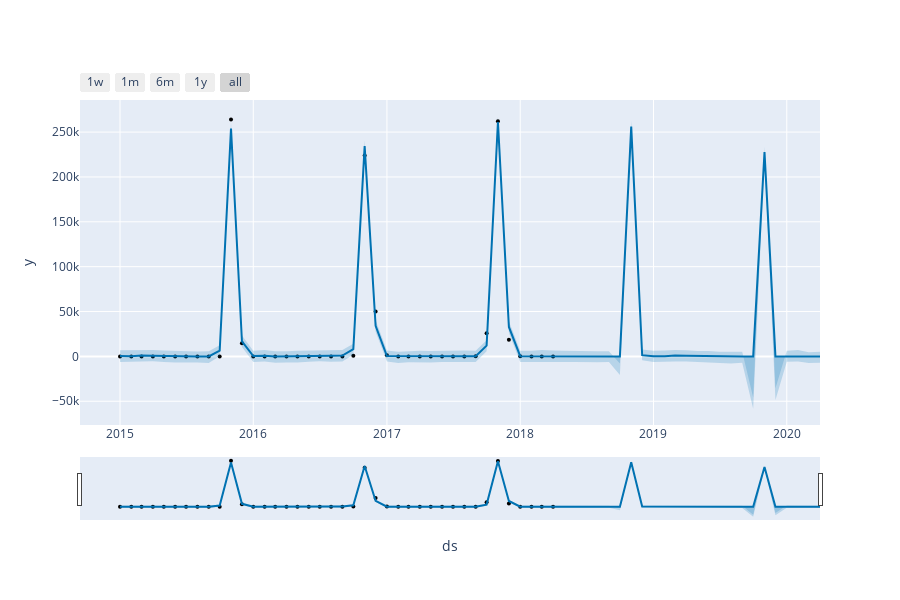

Notebook code for this chart:
### Code cell
plot_plotly(model, forecast)
